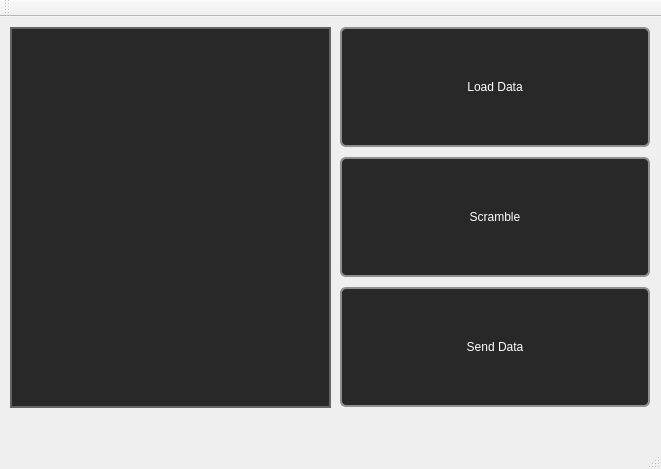
<?xml version="1.0" encoding="UTF-8"?>
<ui version="4.0">
 <class>MainWindow</class>
 <widget class="QMainWindow" name="MainWindow">
  <property name="geometry">
   <rect>
    <x>0</x>
    <y>0</y>
    <width>661</width>
    <height>469</height>
   </rect>
  </property>
  <property name="mouseTracking">
   <bool>false</bool>
  </property>
  <property name="windowTitle">
   <string>Scrambler</string>
  </property>
  <widget class="QWidget" name="centralWidget">
   <widget class="QPlainTextEdit" name="plainTextEdit">
    <property name="geometry">
     <rect>
      <x>10</x>
      <y>10</y>
      <width>321</width>
      <height>381</height>
     </rect>
    </property>
    <property name="styleSheet">
     <string notr="true">background-color: rgb(40, 40, 40);
color: rgb(255, 255, 255);
border: 2px solid #8f8f91;
order-radius: 6px;
border-color: rgb(100, 100, 100); 

</string>
    </property>
    <property name="readOnly">
     <bool>true</bool>
    </property>
   </widget>
   <widget class="QPushButton" name="LoadDataButton">
    <property name="geometry">
     <rect>
      <x>340</x>
      <y>10</y>
      <width>310</width>
      <height>120</height>
     </rect>
    </property>
    <property name="autoFillBackground">
     <bool>false</bool>
    </property>
    <property name="styleSheet">
     <string notr="true">QPushButton {
    border: 2px solid #8f8f91;
    border-radius: 6px;
    background-color: rgb(40, 40, 40);
    min-width: 80px;
	color: rgb(255, 255, 255);
}

QPushButton:pressed {
    background-color: rgb(70, 70, 70);
}

QPushButton:flat {
    border: none; 
}

QPushButton:default {
    border-color: rgb(100, 100, 100); 
}


</string>
    </property>
    <property name="text">
     <string>Load Data</string>
    </property>
    <property name="iconSize">
     <size>
      <width>20</width>
      <height>20</height>
     </size>
    </property>
   </widget>
   <widget class="QPushButton" name="ScrambleButton">
    <property name="geometry">
     <rect>
      <x>340</x>
      <y>140</y>
      <width>310</width>
      <height>120</height>
     </rect>
    </property>
    <property name="autoFillBackground">
     <bool>false</bool>
    </property>
    <property name="styleSheet">
     <string notr="true">QPushButton {
    border: 2px solid #8f8f91;
    border-radius: 6px;
    background-color: rgb(40, 40, 40);
    min-width: 80px;
	color: rgb(255, 255, 255);
}

QPushButton:pressed {
    background-color: rgb(70, 70, 70);
}

QPushButton:flat {
    border: none; 
}

QPushButton:default {
    border-color: rgb(100, 100, 100); 
}


</string>
    </property>
    <property name="text">
     <string>Scramble</string>
    </property>
    <property name="iconSize">
     <size>
      <width>20</width>
      <height>20</height>
     </size>
    </property>
   </widget>
   <widget class="QPushButton" name="SendDataButton">
    <property name="geometry">
     <rect>
      <x>340</x>
      <y>270</y>
      <width>310</width>
      <height>120</height>
     </rect>
    </property>
    <property name="autoFillBackground">
     <bool>false</bool>
    </property>
    <property name="styleSheet">
     <string notr="true">QPushButton {
    border: 2px solid #8f8f91;
    border-radius: 6px;
    background-color: rgb(40, 40, 40);
    min-width: 80px;
	color: rgb(255, 255, 255);
}

QPushButton:pressed {
    background-color: rgb(70, 70, 70);
}

QPushButton:flat {
    border: none; 
}

QPushButton:default {
    border-color: rgb(100, 100, 100); 
}


</string>
    </property>
    <property name="text">
     <string>Send Data</string>
    </property>
    <property name="iconSize">
     <size>
      <width>20</width>
      <height>20</height>
     </size>
    </property>
   </widget>
  </widget>
  <widget class="QMenuBar" name="menuBar">
   <property name="geometry">
    <rect>
     <x>0</x>
     <y>0</y>
     <width>661</width>
     <height>25</height>
    </rect>
   </property>
  </widget>
  <widget class="QToolBar" name="mainToolBar">
   <attribute name="toolBarArea">
    <enum>TopToolBarArea</enum>
   </attribute>
   <attribute name="toolBarBreak">
    <bool>false</bool>
   </attribute>
  </widget>
  <widget class="QStatusBar" name="statusBar"/>
 </widget>
 <layoutdefault spacing="6" margin="11"/>
 <resources/>
 <connections/>
</ui>
